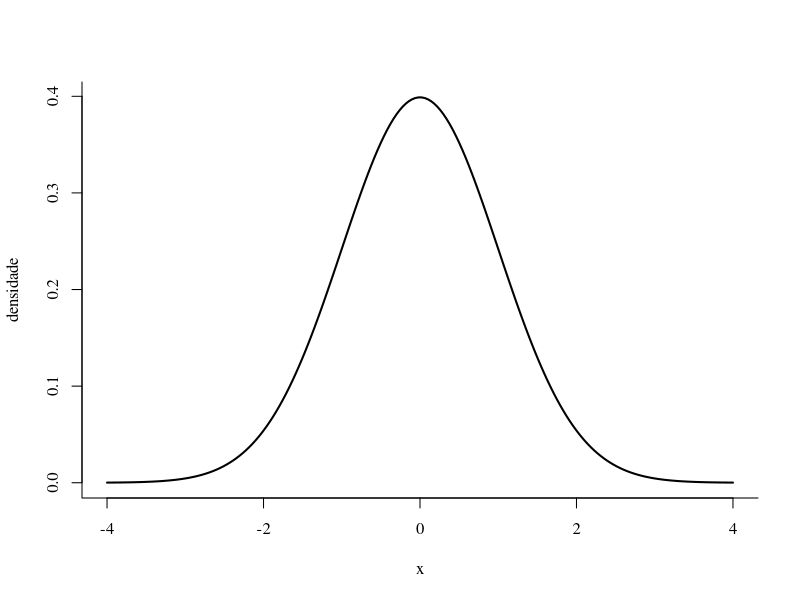

R code for this plot:
## ---- chunk 1
knitr::opts_chunk$set(
  echo = FALSE, message = FALSE, warning = FALSE,
  fig.align = "center", fig.pos = "H"
)
options(knitr.table.format = "latex")
## ---- chunk 2
#| tbl-cap: "Exemplo de tabela com kable"
#| label: tbl-exemplo
df <- data.frame(
  Indicador = c("PIB per capita", "IDH", "Gini"),
  Valor     = c(45000, 0.765, 0.534),
  Fonte     = c("@ibge2022", "PNUD", "IBGE")
)
knitr::kable(df, booktabs = TRUE, align = "lrl")
## ---- chunk 3
#| fig-cap: "Distribuição normal padrão (exemplo)"
#| label: fig-exemplo
x <- seq(-4, 4, length.out = 200)
plot(x, dnorm(x), type = "l", lwd = 2,
     xlab = "x", ylab = "densidade",
     family = "serif", bty = "l")
